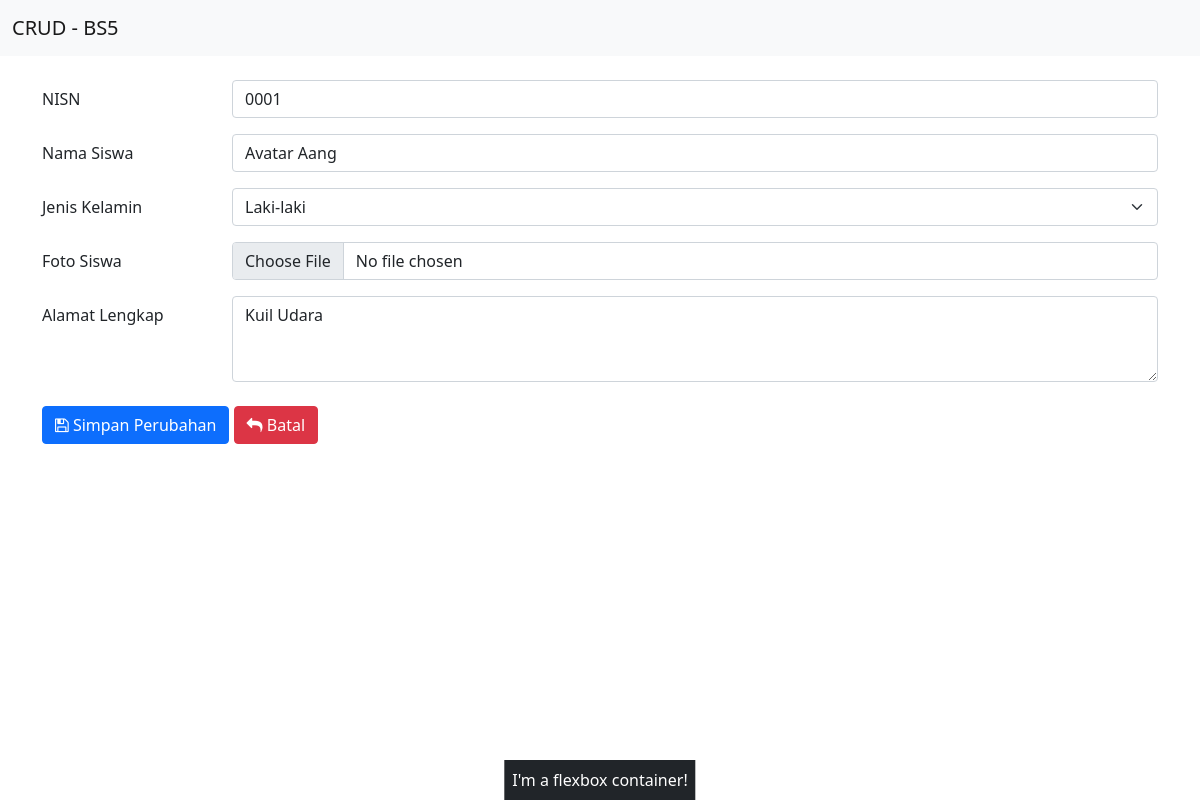
Page /kelola.php?ubah=17 on the committed database.
### tables this page shows
CREATE TABLE `tb_siswa` (
  `id_siswa` int(11) NOT NULL,
  `nisn` varchar(15) NOT NULL,
  `nama_siswa` varchar(50) NOT NULL,
  `jenis_kelamin` varchar(15) NOT NULL,
  `foto_siswa` varchar(50) NOT NULL,
  `alamat` varchar(500) NOT NULL
);

### kelola.php (the view, shortened to what this page needs)
<!DOCTYPE html>
<?php
include 'koneksi.php';
$nisn = '';
$nama_siswa = '';
$jenis_kelamin = '';
$alamat = '';
if(isset($_GET['ubah'])){
	$id_siswa = $_GET['ubah'];
	$query = "SELECT * FROM tb_siswa WHERE id_siswa = '$id_siswa';";
	$sql = mysqli_query($conn, $query);
	$result = mysqli_fetch_assoc($sql);
	$nisn = $result['nisn'];
	$nama_siswa = $result['nama_siswa'];
	$jenis_kelamin = $result['jenis_kelamin'];
	$alamat = $result['alamat'];
}
?>
<html>
<head>
	<link href="css/bootstrap.min.css" rel="stylesheet">
	<link rel="stylesheet" href="fontawesome/css/font-awesome.min.css">
</head>
<body>
	<nav class="navbar navbar-light bg-light mb-4">
		<div class="container-fluid">
			<a class="navbar-brand" href="#">
				CRUD - BS5
			</a>
		</div>
	</nav>
	<div class="container">
		<form method="POST" action="proses.php" enctype="multipart/form-data">
			<div class="mb-3 row">
				<label for="nisn" class="col-sm-2 col-form-label">
					NISN
				</label>
				<div class="col-sm-10">
					<input required type="text" name="nisn" class="form-control" id="nisn" placeholder="Ex: 112233" value="<?php echo $nisn; ?>">
				</div>
			</div>
			<div class="mb-3 row">
				<label for="nama" class="col-sm-2 col-form-label">
					Nama Siswa
				</label>
				<div class="col-sm-10">
					<input required type="text" name="nama_siswa" class="form-control" id="nama" placeholder="Ex: Alexander" value="<?php echo $nama_siswa; ?>">
				</div>
			</div>
			<div class="mb-3 row">
				<label for="jkel" class="col-sm-2 col-form-label">
					Jenis Kelamin
				</label>
				<div class="col-sm-10">
					<select required id="jkel" name="jenis_kelamin" class="form-select">
						<option <?php if($jenis_kelamin == 'Laki-laki'){ echo "selected";} ?> value="Laki-laki">Laki-laki</option>
					</select>
				</div>
			</div>
			<div class="mb-3 row">
				<label for="foto" class="col-sm-2 col-form-label">
					Foto Siswa
				</label>
				<div class="col-sm-10">
					<input <?php if(!isset($_GET['ubah'])){ echo "required";} ?> class="form-control" type="file" name="foto" id="foto" accept="image/*">
				</div>
			</div>
			<div class="mb-3 row">
				<label for="alamat" class="col-sm-2 col-form-label">
					Alamat Lengkap
				</label>
				<div class="col-sm-10">
					<textarea required class="form-control" id="alamat" name="alamat" rows="3"><?php echo $alamat; ?></textarea>
				</div>
			</div>
			<div class="mb-3 row mt-4">
				<div class="col">
					<?php
					if(isset($_GET['ubah'])){
						?>
						<button type="submit" name="aksi" value="edit" class="btn btn-primary">
							<i class="fa fa-floppy-o" aria-hidden="true"></i>
							Simpan Perubahan
						</button>
						<?php
					}
					?>
					<a href="index.php" type="button" class="btn btn-danger">
						<i class="fa fa-reply" aria-hidden="true"></i>
						Batal
					</a>
				</div>
			</div>
		</form>
	</div>
	<div class="position-absolute bottom-0 start-50 translate-middle-x">
		<div class="d-flex p-2 bd-highlight bg-dark text-white">
			I'm a flexbox container!
		</div>
	</div>
</body>
</html>

### rows in the picture
tb_siswa: nisn "0001", nama_siswa "Avatar Aang", jenis_kelamin "Laki-laki", alamat "Kuil Udara"
